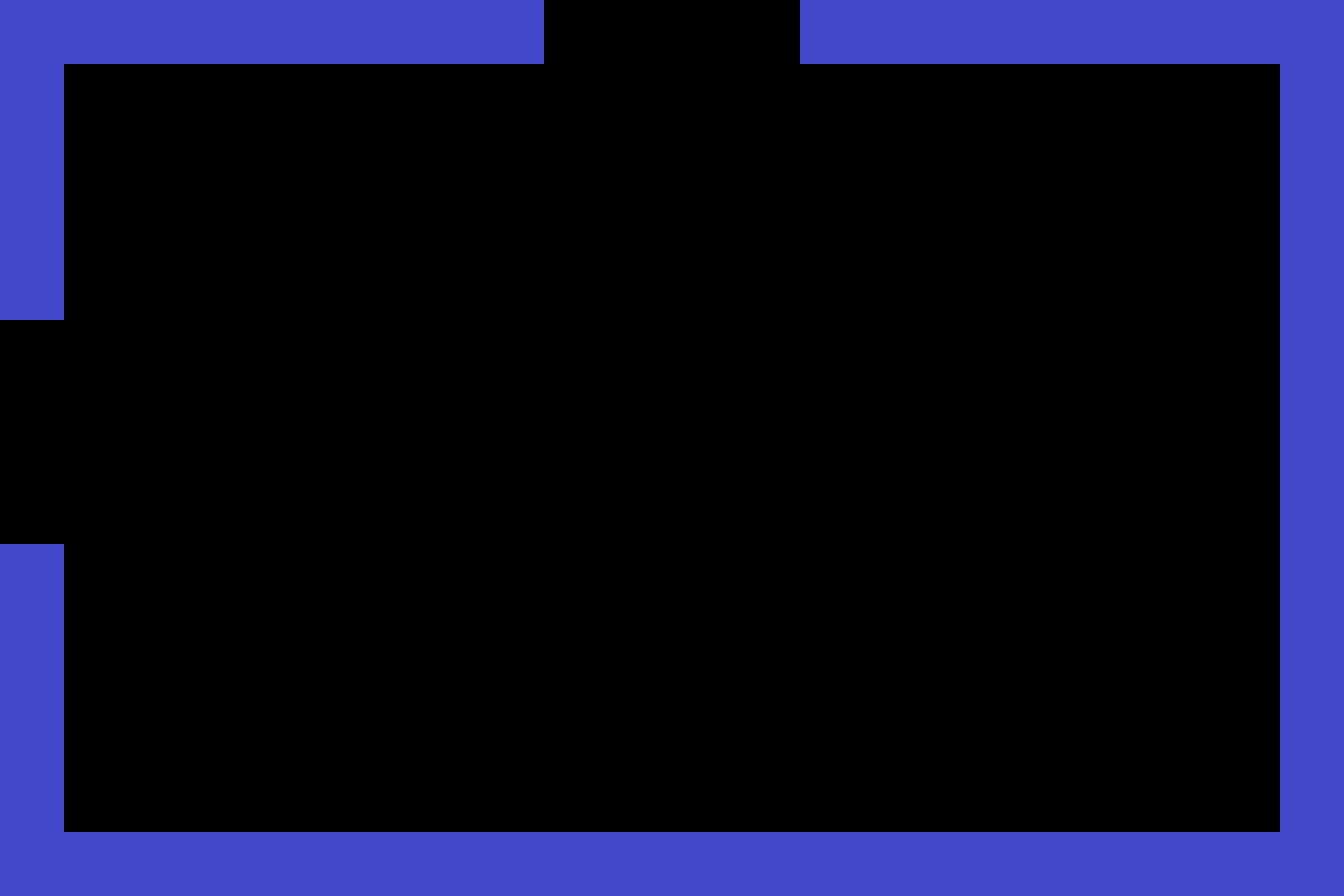

Rendered tile map (Tiled .tmx) drawn with the repository's tilesets; below, a short description and the map source with its tile grids summarised:
An orthogonal 42x28 tile map with 32x32 px tiles, 2 tile layers (Collision Tiles, NonCollision Tiles) and 4 objects (4x screenTransition).

<map version="1.0" orientation="orthogonal" width="42" height="28" tilewidth="32" tileheight="32">
 <tileset firstgid="1" name="tileset" tilewidth="32" tileheight="32">
  <image source="tileset.png" width="512" height="512" />
  <tile id="78">
   <properties>
    <property name="collision" value="true" />
   </properties>
  </tile>
 </tileset>
 <layer name="Collision Tiles" width="42" height="28">
  <data>[1176 cells, 234 non-empty, 1 distinct tile ids]</data>
 </layer>
 <layer name="NonCollision Tiles" width="42" height="28">
  <data>[1176 cells, 0 non-empty, 0 distinct tile ids]</data>
 </layer>
 <objectgroup name="Object Layer 1" width="42" height="28">
  <object name="S" type="screenTransition" x="512" y="898" width="322" height="86" />
  <object name="N" type="screenTransition" x="512" y="-95" width="322" height="86" />
  <object name="E" type="screenTransition" x="1345" y="280" width="120" height="292" />
  <object name="W" type="screenTransition" x="-123" y="269" width="120" height="292" />
 </objectgroup>
</map>
